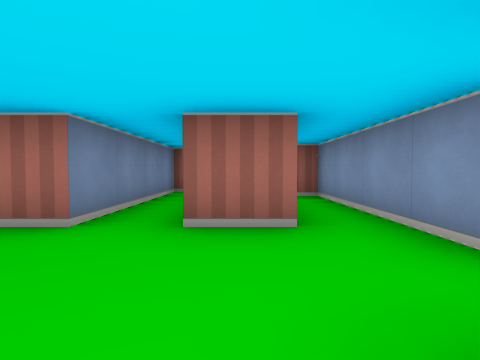
[1] (above)

15 first-person views from a walk through a cub3D level. The camera is about half as high as the walls, tilts 2° down and sees 80° across. The floor is counted in squares. Each view is taken from the middle of a square. On the plan, view 1 faces up. The plan holds only what a view shows up to about 9 squares ahead; the rest is blank.

[2]
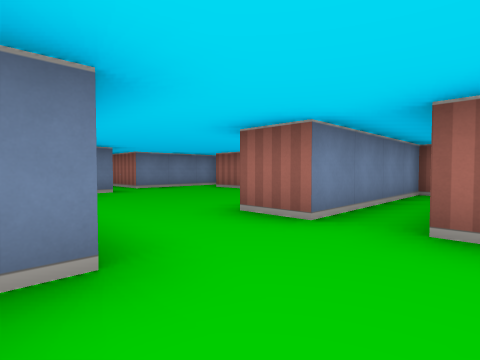

[3]
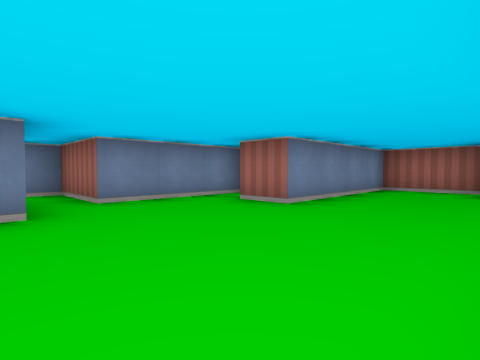

[4]
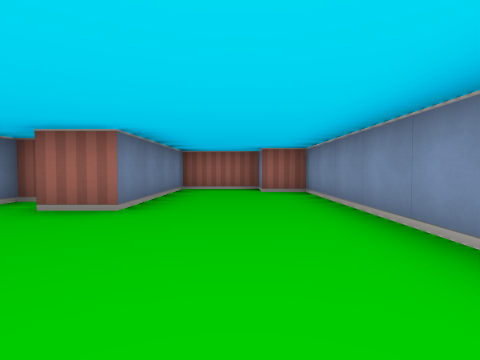

[5]
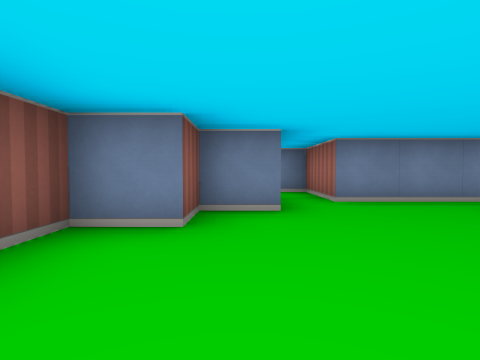

[6]
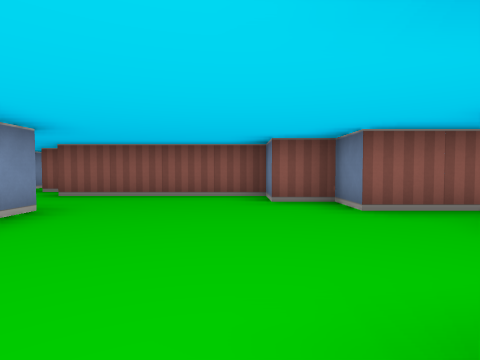

[7]
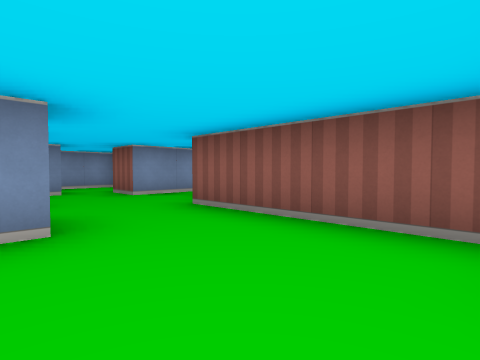

[8]
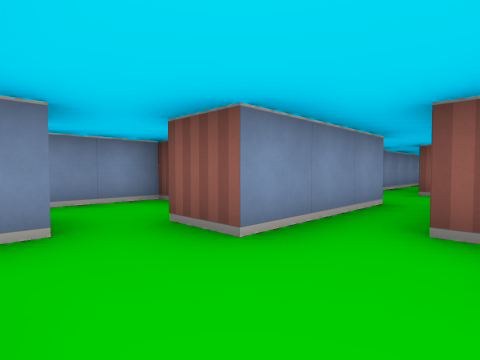

[9]
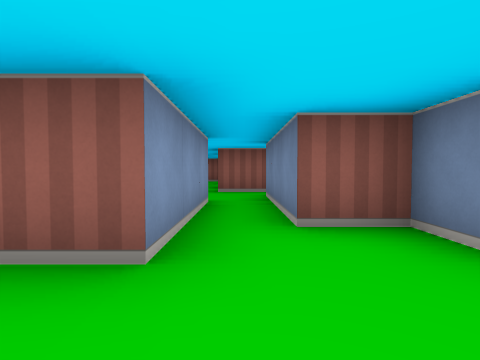

[10]
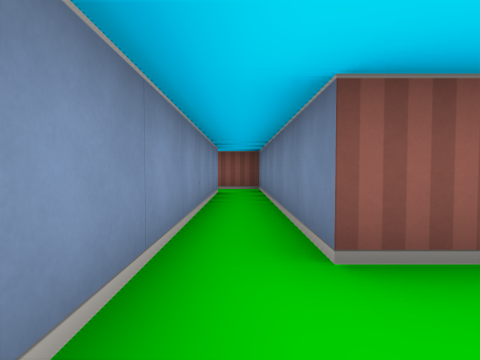

[11]
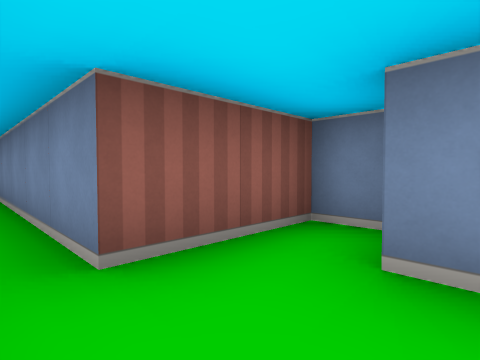

[12]
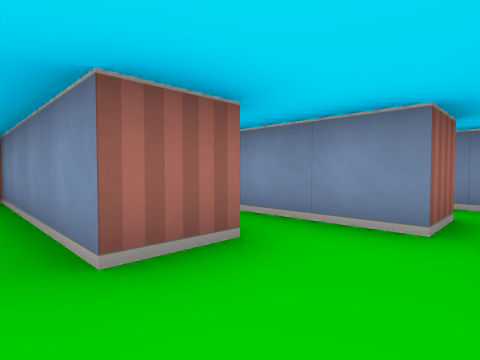

[13]
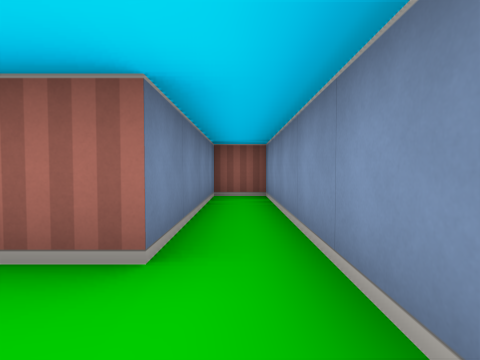

[14]
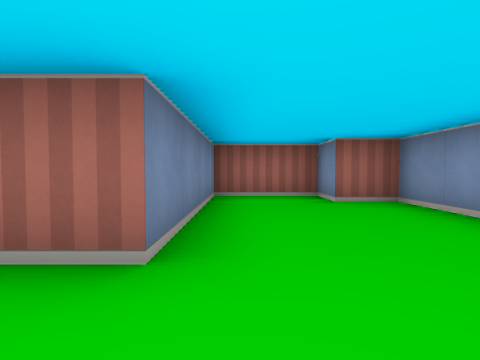

[15]
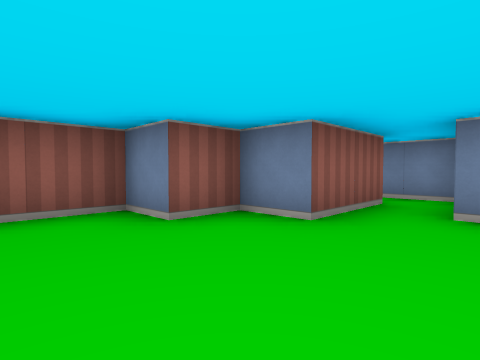

### Floor plan
Ten units are one square. View 1 is at (0, 0); x grows to the right and y downward. Boxes are objects, and circles mark ways between rooms. Rooms are numbered by the first view taken in them; rooms with no view inside come last. Other rooms are left out.
<svg viewBox="-91 -100 131 210">
<path fill="none" stroke="#000" d="M6 -25 -5 -25 -5 -65 -15 -65 -15 -25 -25 -25M15 -15 15 -55 10 -55M-25 -5 -15 -5 -15 5 -5 5 -5 25M5 26 5 -5 15 -5M-75 -65 -75 -35 -85 -35M-25 -25 -25 -85 -35 -85 -35 -95 -55 -95 -55 -55 -65 -55M-86 -25 -65 -25 -65 -15 -55 -15 -55 -5 -25 -5M-15 38 -15 45 5 45 5 105 16 105M15 94 15 35M-5 25 -5 35M35 6 35 -55 25 -55 25 -15 15 -15"/>
<circle cx="-20" cy="-15" r="3" fill="#2a7"/>
<circle cx="0" cy="30" r="3" fill="#2a7"/>
<circle cx="20" cy="-10" r="3" fill="#2a7"/>
<text x="0" y="-20">1</text>
<text x="-50" y="-50">2</text>
<text x="10" y="60">3</text>
<text x="30" y="-20">4</text>
</svg>
Room 1 opens to room 2. Room 1 opens to room 3. Room 1 opens to room 4.

Where each view was taken, in squares from view 1:
view 1: 0 up, 0 right, facing up
view 2: 0 up, 0 right, facing up-left
view 3: 2 up, 3 left, facing up-left
view 4: 2 up, 4 left, facing up
view 5: 2 up, 3 left, facing left
view 6: 6 up, 5 left, facing down
view 7: 3 up, 5 left, facing down-right
view 8: 2 up, 1 left, facing down-right
view 9: 2 up, 0 right, facing down
view 10: 3 down, 1 right, facing down
view 11: 3 down, 1 right, facing down-left
view 12: 1 up, 1 left, facing up-right
view 13: 0 up, 3 right, facing up
view 14: 4 up, 5 left, facing up
view 15: 4 up, 4 left, facing down-left
